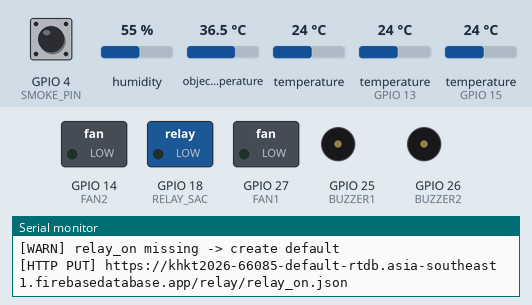
Recording of a sketch running on a simulated ESP32. Shown: switched loads named in the sketch (green lamp = pin HIGH), buzzer (waves = sounding, pin HIGH), the last lines printed to the serial monitor. The inputs (shaded band) are chosen by the test bench; at power-on: GPIO 4 (SMOKE_PIN) HIGH, humidity 55 %, object temperature 36.5 °C, temperature 24 °C, temperature (sensors on GPIO 13, GPIO 15) 24 °C. WiFi joins after 1.5 s; servers stay silent unless stated; uploads are accepted with an empty reply; the modem accepts every AT command (registered, SIM ready, sends succeed) and sends nothing else.

Above: at 3.3 s.
3.4 s: GPIO 4 (SMOKE_PIN) pulled LOW for 2.35 s
At 4.8 s:
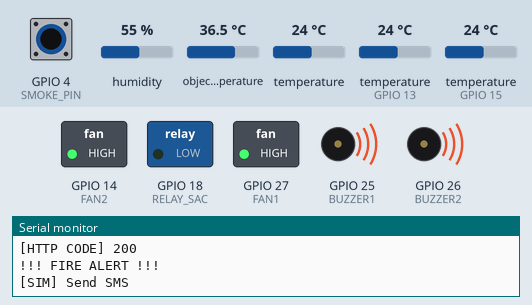
Timing chart, 0 to 10.3 s (numbered marks = the images above; inputs shaded):
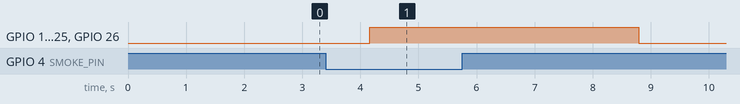

Measured:
- after the input at 3.4 s, GPIO 14 (FAN2), GPIO 27 (FAN1), GPIO 25 (BUZZER1), GPIO 26 (BUZZER2): LOW → HIGH after 0.76 s, → LOW 4.6 s later

The sketch:

code_khkt.ino
```cpp
#include <WiFi.h>
#include <HTTPClient.h>
#include <ArduinoJson.h>
#include <Wire.h>
#include <OneWire.h>
#include <DallasTemperature.h>
#include <Adafruit_MLX90614.h>
#include <HardwareSerial.h>
#include <DHT.h>

/* ================= CẤU HÌNH ================= */
#define WIFI_SSID     "Z Lab VN"
#define WIFI_PASS     "88888888@"
#define FIREBASE_URL  "https://khkt2026-66085-default-rtdb.asia-southeast1.firebasedatabase.app"
#define PHONE_NUMBER  "0979864822"

/* ================= CHÂN KẾT NỐI ================= */
#define DHT_PIN       13
#define DHTTYPE       DHT11
#define DS18B20_PIN   15
#define SDA_MLX       21
#define SCL_MLX       22

#define BUZZER1       25
#define BUZZER2       26
#define FAN1          27
#define FAN2          14
#define RELAY_SAC     18

#define SIM_TX        17
#define SIM_RX        16
#define SIM_RST       5

#define SMOKE_PIN     4

#define ADC_PIN_VBAT  34
#define ADC_PIN_VCHG  35
#define ADC_PIN_IACS  33

/* ================= KHAI BÁO ================= */
DHT dht(DHT_PIN, DHTTYPE);
OneWire oneWire(DS18B20_PIN);
DallasTemperature ds18b20(&oneWire);
Adafruit_MLX90614 mlx = Adafruit_MLX90614();
HardwareSerial sim800(1);

/* ================= WIFI ================= */
void connectWiFi() {
  Serial.print("[WIFI] Connecting");
  WiFi.begin(WIFI_SSID, WIFI_PASS);
  while (WiFi.status() != WL_CONNECTED) {
    Serial.print(".");
    delay(300);
  }
  Serial.println("\n[WIFI] Connected");
}

/* ================= ADC ================= */
float readVoltage(int pin) {
  return analogRead(pin) * 3.3 / 4095.0 * 2;
}

/* ================= HTTP CƠ BẢN ================= */
bool httpPUT(String path, String payload) {
  HTTPClient http;
  String url = FIREBASE_URL + path + ".json";

  Serial.println("[HTTP PUT] " + url);
  http.begin(url);
  http.addHeader("Content-Type", "application/json");
  int code = http.PUT(payload);
  Serial.println("[HTTP CODE] " + String(code));
  http.end();
  return (code == 200);
}

bool httpPATCH(String path, String payload) {
  HTTPClient http;
  String url = FIREBASE_URL + path + ".json";

  Serial.println("[HTTP PATCH] " + url);
  http.begin(url);
  http.addHeader("Content-Type", "application/json");
  int code = http.PATCH(payload);
  Serial.println("[HTTP CODE] " + String(code));
  http.end();
  return (code == 200);
}

bool httpGET(String path, String &response) {
  HTTPClient http;
  String url = FIREBASE_URL + path + ".json";

  Serial.println("[HTTP GET] " + url);
  http.begin(url);
  int code = http.GET();
  Serial.println("[HTTP CODE] " + String(code));

  if (code == 200) {
    response = http.getString();
    http.end();
    return true;
  }
  http.end();
  return false;
}

/* ================= KHỞI TẠO FIREBASE ================= */
void initFirebaseStructure() {
  Serial.println("=== INIT FIREBASE STRUCTURE ===");

  httpPATCH("/sensor", "{}");
  httpPATCH("/device", "{}");
  httpPUT("/relay/relay_on", "false");

  Serial.println("=== FIREBASE READY ===");
}

/* ================= GỬI SENSOR ================= */
void pushSensorData() {
  Serial.println(">> Push sensor data");

  ds18b20.requestTemperatures();

  StaticJsonDocument<768> doc;
  doc["nhiet_do_dht"]     = dht.readTemperature();
  doc["do_am"]           = dht.readHumidity();
  doc["nhiet_do_trong"]  = ds18b20.getTempCByIndex(0);
  doc["nhiet_do_be_mat"] = mlx.readObjectTempC();
  doc["nhiet_do_ngoai"]  = mlx.readAmbientTempC();

  // Use relay status to emulate charging values (web displays fake readings when relay is ON)
  bool relayOn = getRelayCommand();
  if (relayOn) {
    doc["dien_ap_pin"] = 55;
    doc["dien_ap_sac"] = 1.98;
    doc["dong_sac"]    = 1.98; // fake current value
  } else {
    doc["dien_ap_pin"] = 0;
    doc["dien_ap_sac"] = 0;
    doc["dong_sac"]    = 0;
  }
  doc["pin_percent"] = 100;

  doc["alert_status"] = digitalRead(SMOKE_PIN) ? "An toan" : "Nguy hiem";
  doc["auto_mode"]    = true;

  String json;
  serializeJson(doc, json);
  httpPATCH("/sensor", json);
}

/* ================= GỬI DEVICE ================= */
void pushDeviceStatus() {
  Serial.println(">> Push device status");

  StaticJsonDocument<256> doc;
  doc["auto"] = false;
  doc["che_do"] = "Thu cong";
  doc["timestamp"] = millis();

  String json;
  serializeJson(doc, json);
  httpPATCH("/device", json);
}

/* ================= ĐỌC RELAY ================= */
bool getRelayCommand() {
  Serial.println(">> Get relay command");

  String res;
  if (!httpGET("/relay/relay_on", res)) {
    Serial.println("[WARN] relay_on missing -> create default");
    httpPUT("/relay/relay_on", "false");
    return false;
  }

  res.trim();
  return res.indexOf("true") >= 0;
}

/* ================= SMS ================= */
void sendSMS(const char* msg) {
  Serial.println("[SIM] Send SMS");
  sim800.println("AT+CMGF=1");
  delay(300);
  sim800.print("AT+CMGS=\"");
  sim800.print(PHONE_NUMBER);
  sim800.println("\"");
  delay(300);
  sim800.print(msg);
  sim800.write(26);
}

/* ================= CẢNH BÁO CHÁY ================= */
void fireAlert() {
  Serial.println("!!! FIRE ALERT !!!");

  digitalWrite(BUZZER1, HIGH);
  digitalWrite(BUZZER2, HIGH);
  digitalWrite(FAN1, HIGH);
  digitalWrite(FAN2, HIGH);

  sendSMS("CANH BAO CHAY - HE THONG SAC THONG MINH");
}

/* ================= SETUP ================= */
void setup() {
  Serial.begin(115200);
  sim800.begin(9600, SERIAL_8N1, SIM_RX, SIM_TX);

  pinMode(BUZZER1, OUTPUT);
  pinMode(BUZZER2, OUTPUT);
  pinMode(FAN1, OUTPUT);
  pinMode(FAN2, OUTPUT);
  pinMode(RELAY_SAC, OUTPUT);
  pinMode(SMOKE_PIN, INPUT);

  dht.begin();
  ds18b20.begin();
  Wire.begin(SDA_MLX, SCL_MLX);
  mlx.begin();

  connectWiFi();
  initFirebaseStructure();
}

/* ================= LOOP ================= */
void loop() {
  pushSensorData();
  pushDeviceStatus();

  bool relayCmd = getRelayCommand();
  digitalWrite(RELAY_SAC, relayCmd);

  if (digitalRead(SMOKE_PIN) == LOW) {
    fireAlert();
  } else {
    digitalWrite(BUZZER1, LOW);
    digitalWrite(BUZZER2, LOW);
    digitalWrite(FAN1, LOW);
    digitalWrite(FAN2, LOW);
  }

  delay(2000);
}
```
